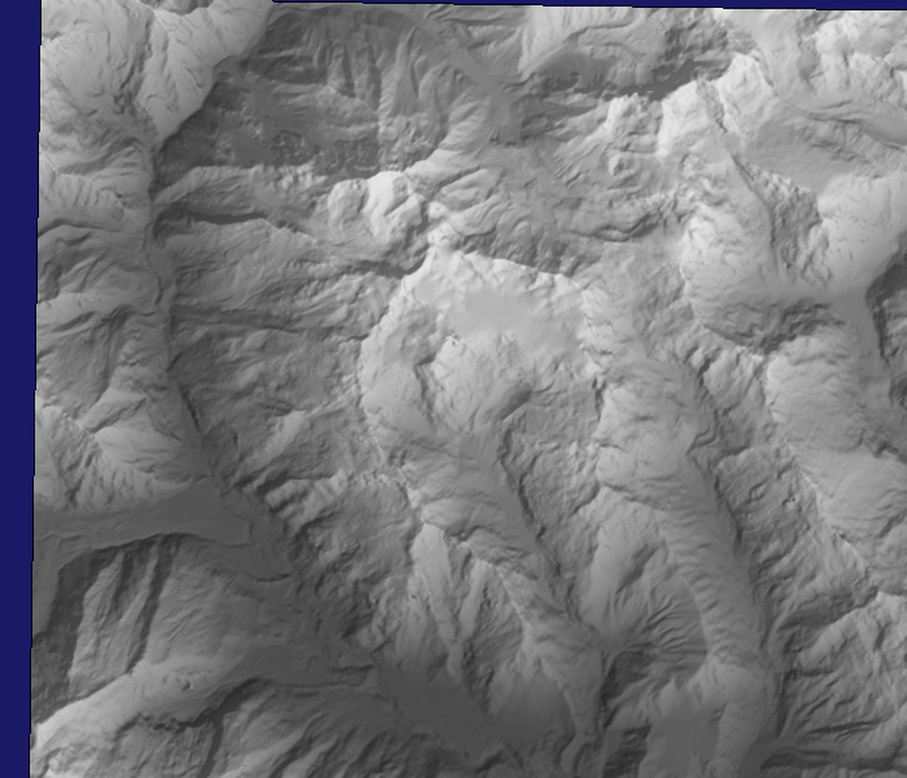
#> input picture works/jilong/terrain_src.jpg, 907 x 778 px, shrunk from 1050 x 900 before the run, given in place of the camera
$ python '跟踪最亮的点.py'
#> lines starting #> are read from the running program, lines starting #| are printed output that depends on the picture; after the words box and inside, x2 and y2 are one past the last pixel; in counts of white or black regions, pixels touching at a corner belong together
import cv2
import numpy as np
def video_demo():
    capture = cv2.VideoCapture(1) #0表示内置摄像头
    while(True):
        ret, frame = capture.read()
#> frame is the input picture: shape (778, 907, 3); mean B, G, R 123.9, 120.7, 120.7
        if not ret:
            print("Failed to grab frame")
            break
        frame = cv2.flip(frame, 1)
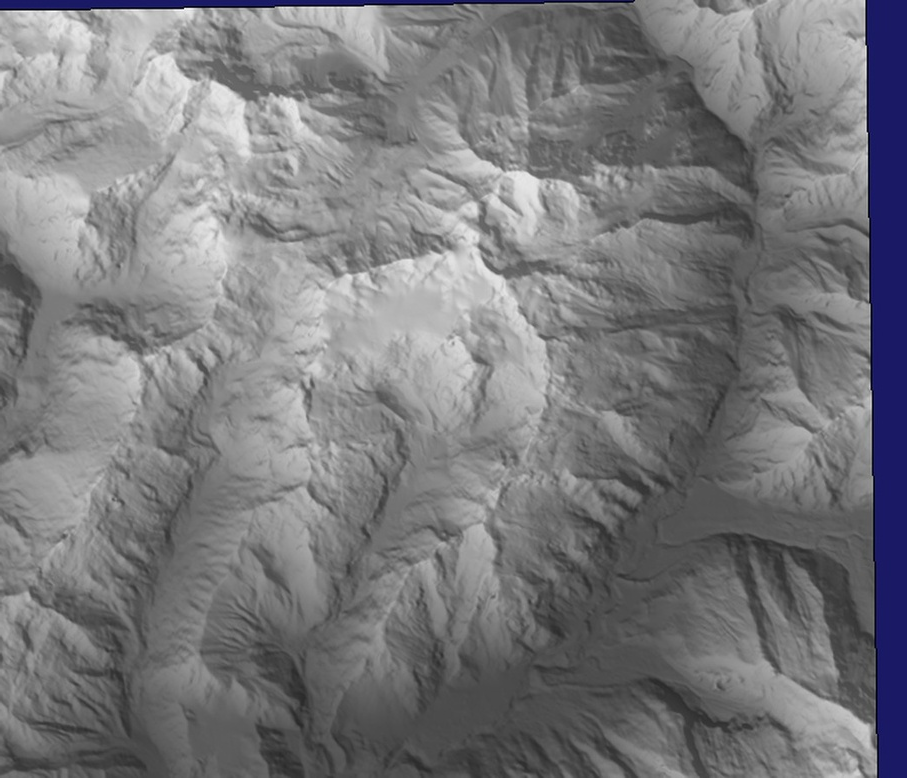
#> frame: shape (778, 907, 3); mean B, G, R 123.9, 120.7, 120.7
        gray = cv2.cvtColor(frame, cv2.COLOR_BGR2GRAY) #抓取灰度视频流
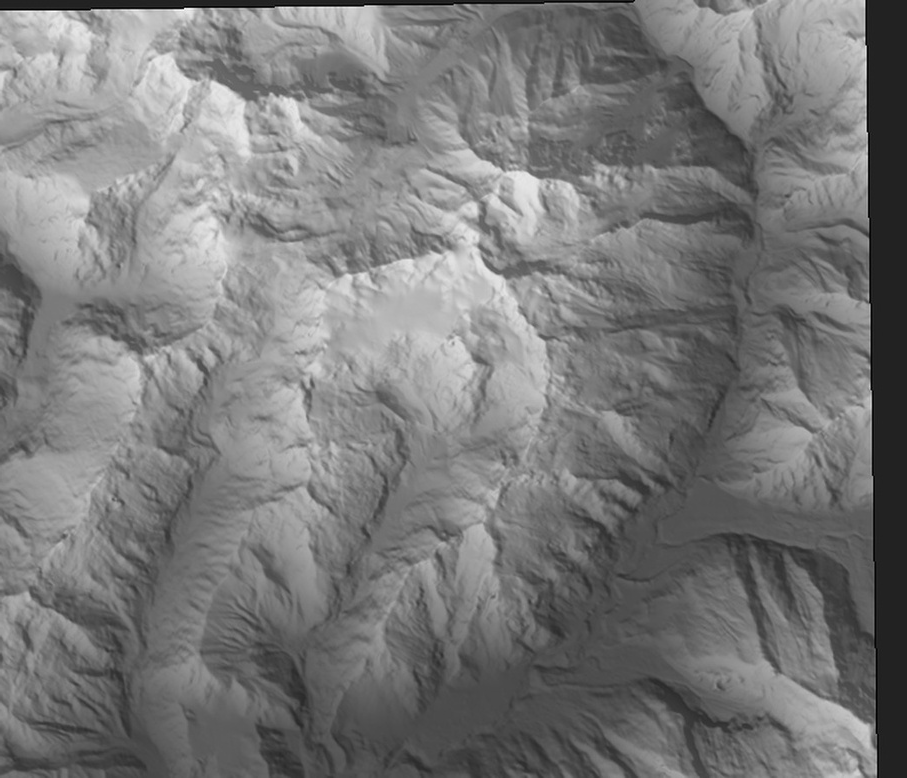
#> gray: shape (778, 907); min 1, max 255, mean 121.1
        ret, thresh = cv2.threshold(gray, 200, 255, cv2.THRESH_BINARY)
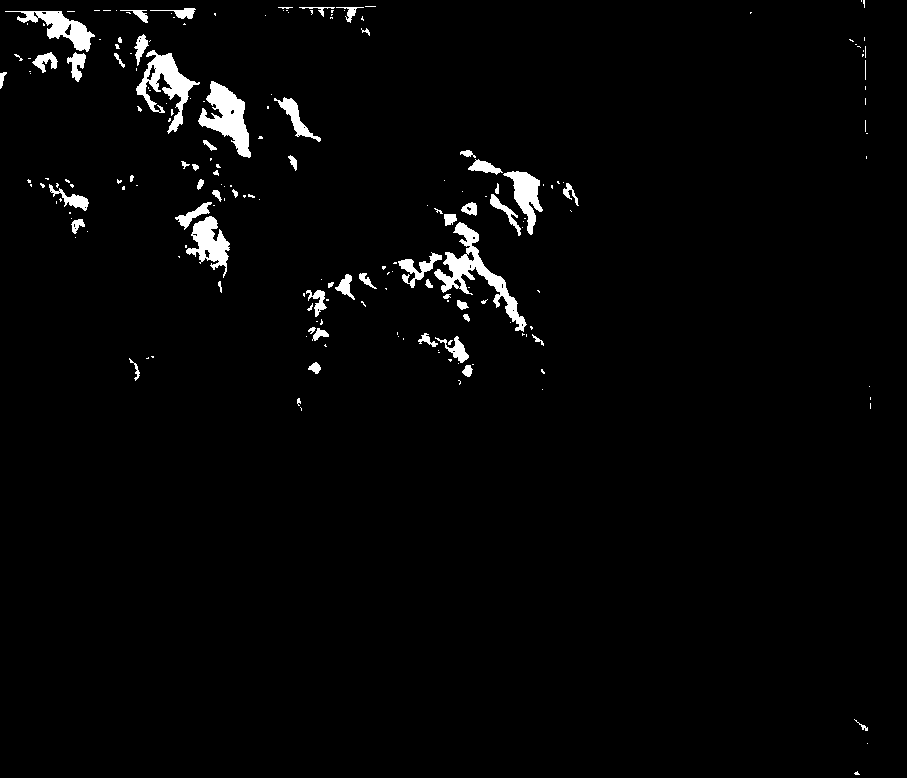
#> thresh: shape (778, 907); 2.4% white; 199 white regions (137 under 20 px)
    # 寻找轮廓
        contours, _ = cv2.findContours(thresh, cv2.RETR_EXTERNAL, cv2.CHAIN_APPROX_SIMPLE)
#> contours = 199 contours, 155 with area under 20; largest, box (x1, y1, x2, y2) and area: (434, 222, 527, 332) 2020, (198, 81, 251, 158) 1760, (136, 50, 200, 134) 1598, (5, 11, 95, 52) 1186, (186, 216, 230, 278) 1158

    # 找到亮度最高的区域
        if contours:
            max_contour = max(contours, key=cv2.contourArea)
#> max_contour = contour of 320 points, box (x1, y1, x2, y2) (434, 222, 527, 332), area 2020
            x, y, w, h = cv2.boundingRect(max_contour)
#> x = 434; y = 222; w = 93; h = 110

        # 在原视频中绘制矩形框
            cv2.rectangle(frame, (x, y), (x+w, y+h), (0, 255, 0), 2)
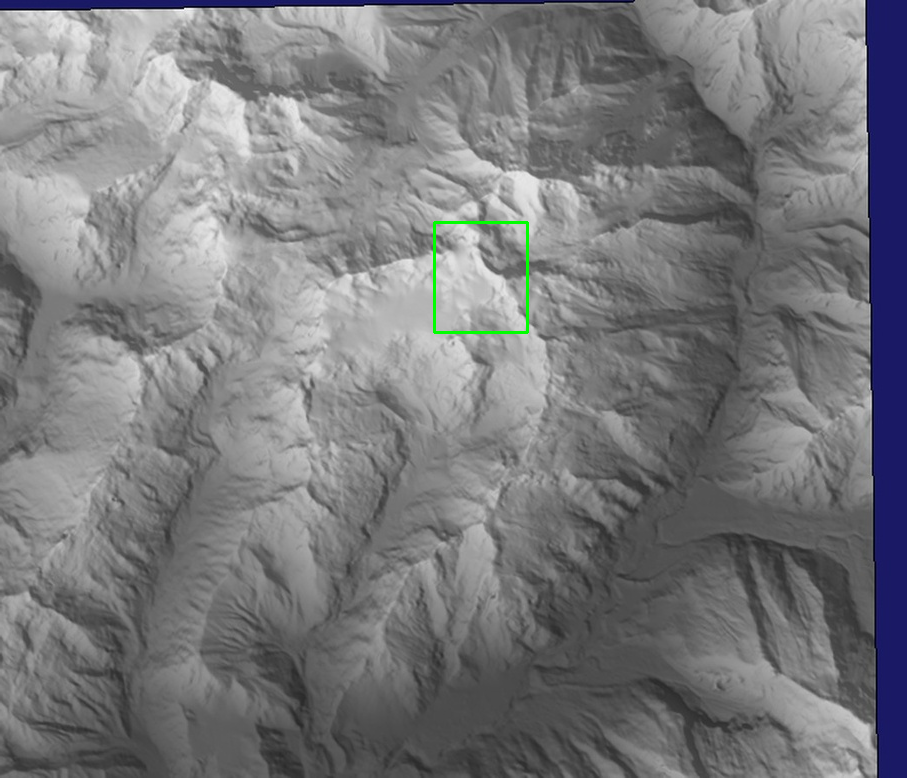
#> frame: shape (778, 907, 3); 0.17% of pixels changed, all inside (x1, y1, x2, y2) = (433, 221, 529, 334)
            cv2.rectangle(gray, (x, y), (x+w, y+h), (0, 255, 0), 2)
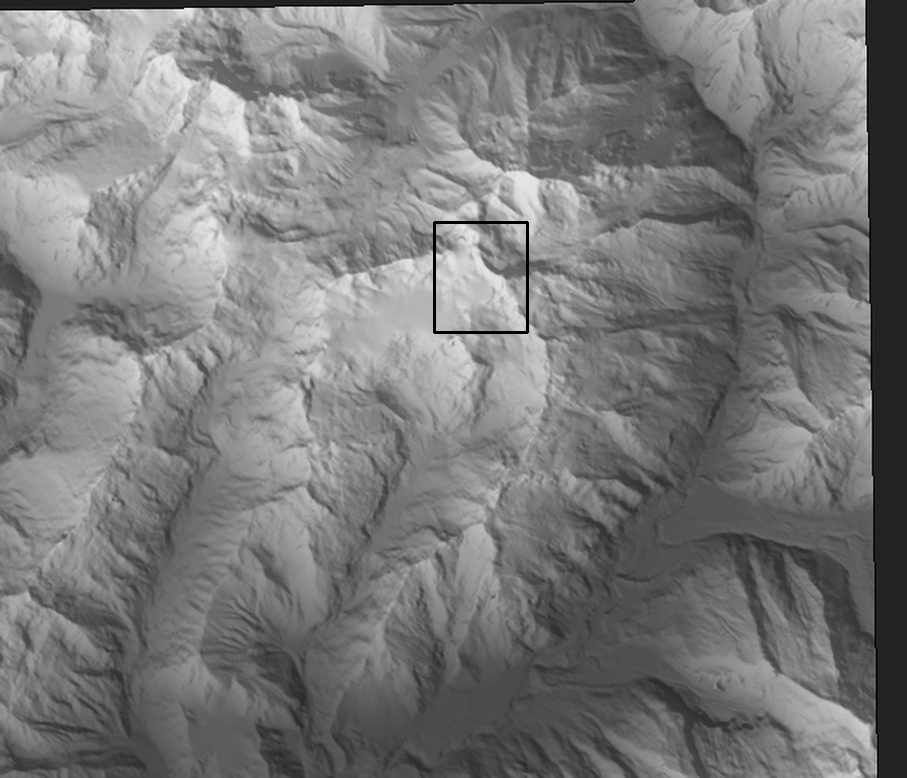
#> gray: shape (778, 907); 0.17% of pixels changed, all inside (x1, y1, x2, y2) = (433, 221, 529, 334)
        cv2.imshow("video",frame)
        cv2.imshow("gray",gray)
        #设置esc键退出
        c = cv2.waitKey(50)
#> (key Esc is pressed here)
        if c == 27:
            break

video_demo()
#> (the run stopped early here; a loop or call above may not have finished)
